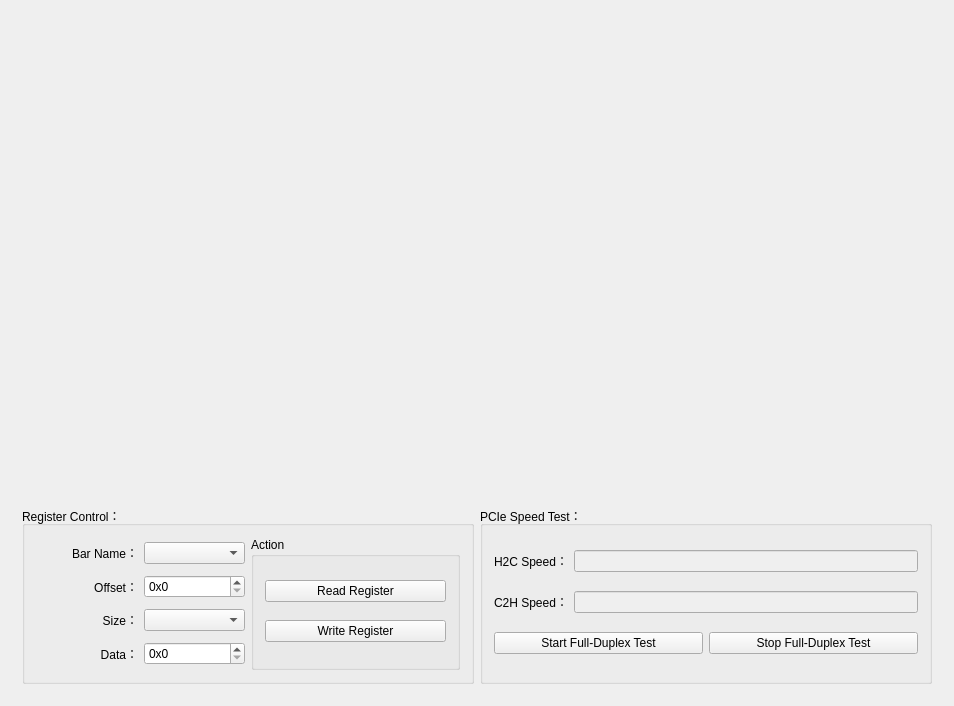
<?xml version="1.0" encoding="UTF-8"?>
<ui version="4.0">
 <class>CPCIe_WidgetClass</class>
 <widget class="QWidget" name="CPCIe_WidgetClass">
  <property name="geometry">
   <rect>
    <x>0</x>
    <y>0</y>
    <width>954</width>
    <height>706</height>
   </rect>
  </property>
  <property name="windowTitle">
   <string>CPcie_Widget</string>
  </property>
  <layout class="QVBoxLayout" name="verticalLayout_2">
   <item>
    <widget class="QCustomPlot" name="widgetCustomPlot" native="true"/>
   </item>
   <item>
    <widget class="QWidget" name="widget" native="true">
     <property name="maximumSize">
      <size>
       <width>16777215</width>
       <height>200</height>
      </size>
     </property>
     <layout class="QHBoxLayout" name="horizontalLayout_5">
      <item>
       <widget class="QGroupBox" name="groupBox_RegControl">
        <property name="title">
         <string>Register Control：</string>
        </property>
        <layout class="QHBoxLayout" name="horizontalLayout_2">
         <item>
          <layout class="QGridLayout" name="gridLayout">
           <item row="2" column="0" colspan="2">
            <widget class="QLabel" name="label_2">
             <property name="text">
              <string>Size：</string>
             </property>
             <property name="alignment">
              <set>Qt::AlignRight|Qt::AlignTrailing|Qt::AlignVCenter</set>
             </property>
            </widget>
           </item>
           <item row="2" column="2" colspan="2">
            <widget class="QComboBox" name="comboBox_RegSize"/>
           </item>
           <item row="0" column="0" colspan="2">
            <widget class="QLabel" name="label_6">
             <property name="text">
              <string>Bar Name：</string>
             </property>
             <property name="alignment">
              <set>Qt::AlignRight|Qt::AlignTrailing|Qt::AlignVCenter</set>
             </property>
            </widget>
           </item>
           <item row="1" column="0" colspan="2">
            <widget class="QLabel" name="label">
             <property name="text">
              <string>Offset：</string>
             </property>
             <property name="alignment">
              <set>Qt::AlignRight|Qt::AlignTrailing|Qt::AlignVCenter</set>
             </property>
            </widget>
           </item>
           <item row="1" column="2" colspan="2">
            <widget class="QSpinBox" name="spinBox_RegOffset">
             <property name="prefix">
              <string>0x</string>
             </property>
             <property name="value">
              <number>0</number>
             </property>
             <property name="displayIntegerBase">
              <number>16</number>
             </property>
            </widget>
           </item>
           <item row="0" column="2" colspan="2">
            <widget class="QComboBox" name="comboBox_RegBarName"/>
           </item>
           <item row="3" column="2" colspan="2">
            <widget class="QSpinBox" name="spinBox_RegData">
             <property name="prefix">
              <string>0x</string>
             </property>
             <property name="value">
              <number>0</number>
             </property>
             <property name="displayIntegerBase">
              <number>16</number>
             </property>
            </widget>
           </item>
           <item row="3" column="0" colspan="2">
            <widget class="QLabel" name="label_3">
             <property name="text">
              <string>Data：</string>
             </property>
             <property name="alignment">
              <set>Qt::AlignRight|Qt::AlignTrailing|Qt::AlignVCenter</set>
             </property>
            </widget>
           </item>
          </layout>
         </item>
         <item>
          <widget class="QGroupBox" name="groupBox_3">
           <property name="title">
            <string>Action</string>
           </property>
           <layout class="QVBoxLayout" name="verticalLayout">
            <item>
             <widget class="QPushButton" name="pushButton_ReadReg">
              <property name="text">
               <string>Read Register</string>
              </property>
             </widget>
            </item>
            <item>
             <widget class="QPushButton" name="pushButton_WriteReg">
              <property name="text">
               <string>Write Register</string>
              </property>
             </widget>
            </item>
           </layout>
          </widget>
         </item>
        </layout>
       </widget>
      </item>
      <item>
       <widget class="QGroupBox" name="groupBox">
        <property name="title">
         <string>PCIe Speed Test：</string>
        </property>
        <layout class="QGridLayout" name="gridLayout_3">
         <item row="2" column="0">
          <widget class="QPushButton" name="pushButton_Start">
           <property name="text">
            <string>Start Full-Duplex Test</string>
           </property>
          </widget>
         </item>
         <item row="1" column="0" colspan="2">
          <layout class="QHBoxLayout" name="horizontalLayout_6">
           <item>
            <widget class="QLabel" name="label_5">
             <property name="text">
              <string>C2H Speed：</string>
             </property>
            </widget>
           </item>
           <item>
            <widget class="QLineEdit" name="lineEdit_C2HSpeed">
             <property name="enabled">
              <bool>false</bool>
             </property>
            </widget>
           </item>
          </layout>
         </item>
         <item row="0" column="0" colspan="2">
          <layout class="QHBoxLayout" name="horizontalLayout">
           <item>
            <widget class="QLabel" name="label_4">
             <property name="text">
              <string>H2C Speed：</string>
             </property>
            </widget>
           </item>
           <item>
            <widget class="QLineEdit" name="lineEdit_H2CSpeed">
             <property name="enabled">
              <bool>false</bool>
             </property>
            </widget>
           </item>
          </layout>
         </item>
         <item row="2" column="1">
          <widget class="QPushButton" name="pushButton_Stop">
           <property name="text">
            <string>Stop Full-Duplex Test</string>
           </property>
          </widget>
         </item>
        </layout>
       </widget>
      </item>
     </layout>
    </widget>
   </item>
  </layout>
 </widget>
 <layoutdefault spacing="6" margin="11"/>
 <customwidgets>
  <customwidget>
   <class>QCustomPlot</class>
   <extends>QWidget</extends>
   <header location="global">qcustomplot.h</header>
   <container>1</container>
  </customwidget>
 </customwidgets>
 <resources/>
 <connections/>
</ui>
